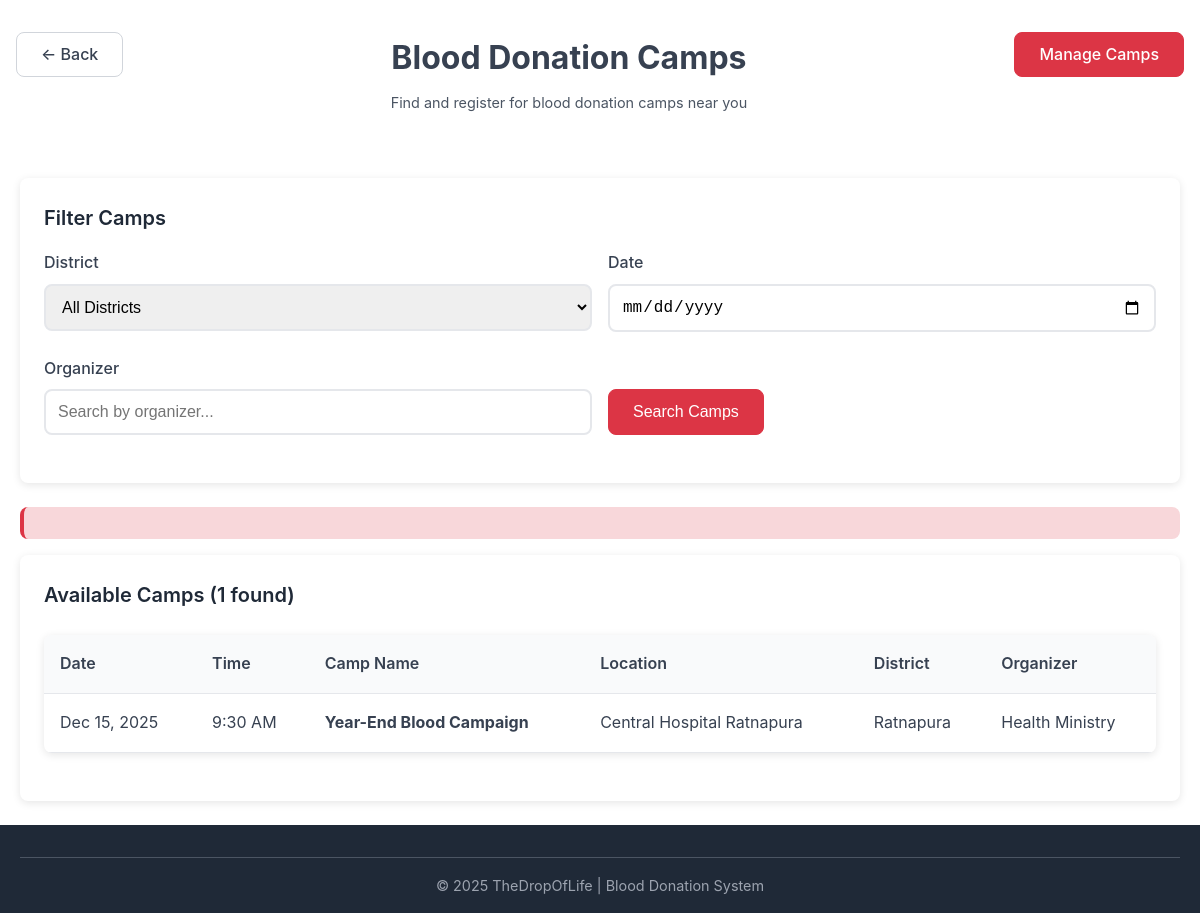
The app's page /camps.php with its own data.
### tables this page shows
CREATE TABLE camps (
    camp_id INT AUTO_INCREMENT PRIMARY KEY,
    name VARCHAR(100) NOT NULL,
    location VARCHAR(100) NOT NULL,
    district VARCHAR(100),
    date DATE NOT NULL,
    time TIME NOT NULL,
    organizer VARCHAR(100),
    created_at TIMESTAMP DEFAULT CURRENT_TIMESTAMP
);

### includes/db.php (called while the page is built, shortened)
<?php
class Database {
    public static function sanitizeInput($input) {
        return trim(strip_tags($input));
    }
    public static function escapeHtml($output) {
        return htmlspecialchars($output, ENT_QUOTES, 'UTF-8');
    }
}
?>

### camps.php (the view, shortened to what this page needs)
<?php
require_once 'includes/db.php';
$filter_date = Database::sanitizeInput($_GET['date'] ?? '');
$organizer = Database::sanitizeInput($_GET['organizer'] ?? '');
$error_message = '';
$sql = "SELECT * FROM camps WHERE date >= CURDATE()";
$params = [];
$sql .= " ORDER BY date ASC, time ASC";
try {
    $db = Database::getInstance()->getConnection();
    $stmt = $db->prepare($sql);
    $stmt->execute($params);
    $camps = $stmt->fetchAll(PDO::FETCH_ASSOC);
} catch (Exception $e) {
    error_log("Camps page database error: " . $e->getMessage());
    $camps = [];
    $error_message = "Unable to load camp information. Please try again later.";
}
?>
<!DOCTYPE html>
<html lang="en">
<head>
    <link rel="stylesheet" href="assets/css/style.css">
</head>
<body>
    <main>
        <div class="page-header" style="padding-top: 2rem;">
            <a href="index.php" class="btn btn--outline">← Back</a>
            <div class="page-header__content">
                <h1>Blood Donation Camps</h1>
                <p class="page-subtitle">Find and register for blood donation camps near you</p>
            </div>
            <a href="manage-camps.php" class="btn btn--primary">Manage Camps</a>
        </div>
        <div class="container">
    <div class="card">
        <h2 class="card__title">Filter Camps</h2>
        <form method="GET" action="">
            <div class="form-row">
                <div class="form-group">
                    <label class="form-label" for="district">District</label>
                    <select class="form-control" name="district" id="district">
                        <option value="">All Districts</option>
                    </select>
                </div>
                <div class="form-group">
                    <label class="form-label" for="date">Date</label>
                    <input type="date" class="form-control" name="date" id="date" value="<?= Database::escapeHtml($filter_date) ?>" max="2030-12-31">
                </div>
            </div>
            <div class="form-row">
                <div class="form-group">
                    <label class="form-label" for="organizer">Organizer</label>
                    <input type="text" class="form-control" name="organizer" id="organizer"
                           placeholder="Search by organizer..." value="<?= Database::escapeHtml($organizer) ?>" maxlength="50">
                </div>
                <div class="form-group">
                    <label class="form-label">&nbsp;</label>
                    <button type="submit" class="btn btn--primary">Search Camps</button>
                </div>
            </div>
        </form>
    </div>
    <?php if (isset($error_message)): ?>
        <div class="alert alert--danger">
        </div>
    <?php endif; ?>
    <?php if (empty($camps)): ?>
        <div class="card text-center">
            <h3>No camps found</h3>
            <p>No blood donation camps match your search criteria. Try adjusting your filters.</p>
        </div>
    <?php else: ?>
        <div class="card">
            <h2 class="card__title">Available Camps (<?= count($camps) ?> found)</h2>
            <div class="table-container">
                <table class="table">
                    <thead>
                        <tr>
                            <th>Date</th>
                            <th>Time</th>
                            <th>Camp Name</th>
                            <th>Location</th>
                            <th>District</th>
                            <th>Organizer</th>
                        </tr>
                    </thead>
                    <tbody>
                        <?php foreach ($camps as $camp): ?>
                            <tr>
                                <td><?= date('M j, Y', strtotime($camp['date'])) ?></td>
                                <td><?= date('g:i A', strtotime($camp['time'])) ?></td>
                                <td><strong><?= Database::escapeHtml($camp['name']) ?></strong></td>
                                <td><?= Database::escapeHtml($camp['location']) ?></td>
                                <td><?= Database::escapeHtml($camp['district']) ?></td>
                                <td><?= Database::escapeHtml($camp['organizer']) ?></td>
                            </tr>
                        <?php endforeach; ?>
                    </tbody>
                </table>
            </div>
        </div>
    <?php endif; ?>
        </div>
    </main>
<?php include 'includes/footer.php'; ?>
</body>
</html>

### assets/css/style.css (style rules this page uses)
:root { --primary: #dc3545; --primary-light: #f5c6cb; --success: #28a745; --warning: #ffc107; --danger: #dc3545; --gray-50: #f9fafb; --gray-100: #f3f4f6; --gray-200: #e5e7eb; --gray-300: #d1d5db; --gray-400: #9ca3af; --gray-500: #6b7280; --gray-600: #4b5563; --gray-700: #374151; --gray-800: #1f2937; --white: #ffffff; --shadow: 0 2px 8px rgba(0,0,0,0.1); --radius: 8px; }
* { margin: 0; padding: 0; box-sizing: border-box; }
html, body { height: 100%; margin: 0; padding: 0; }
body { font-family: -apple-system, BlinkMacSystemFont, 'Segoe UI', Roboto, sans-serif; line-height: 1.6; color: var(--gray-700); background: var(--white); min-height: 100vh; display: flex; flex-direction: column; }
main { flex: 1; }
.container { max-width: 1200px; margin: 0 auto; padding: 0 20px; }
.page-header { display: flex; justify-content: space-between; align-items: flex-start; margin-bottom: 2rem; flex-wrap: wrap; gap: 1rem; padding: 0 1rem; }
.page-header__content { flex: 1; text-align: center; }
.page-header__content h1 { margin: 0 0 0.5rem 0; }
.page-subtitle { margin: 0; color: #666; font-size: 0.9rem; }
.page-header > a:last-child { flex-shrink: 0; }
.page-subtitle { color: var(--gray-600); margin-bottom: 2rem; text-align: center; }
.btn { display: inline-block; padding: 0.75rem 1.5rem; border: 1px solid transparent; border-radius: var(--radius); text-decoration: none; font-weight: 500; text-align: center; cursor: pointer; transition: all 0.2s; font-size: 1rem; line-height: 1.2; min-height: 44px; box-sizing: border-box; }
.btn--primary { background: var(--primary); color: var(--white); border-color: var(--primary); }
.btn--outline { background: var(--white); color: var(--gray-700); border: 1px solid var(--gray-300); }
.card { background: var(--white); border-radius: var(--radius); padding: 1.5rem; box-shadow: var(--shadow); margin-bottom: 1.5rem; }
.card__title { font-size: 1.25rem; font-weight: 600; color: var(--gray-800); margin-bottom: 1rem; }
.form-group { margin-bottom: 1.5rem; }
.form-label { display: block; margin-bottom: 0.5rem; font-weight: 500; color: var(--gray-700); }
.form-control { width: 100%; padding: 0.75rem; border: 2px solid var(--gray-200); border-radius: var(--radius); font-size: 1rem; transition: border-color 0.2s; }
.form-row { display: grid; grid-template-columns: 1fr 1fr; gap: 1rem; }
.table-container { background: var(--white); border-radius: var(--radius); overflow: hidden; box-shadow: var(--shadow); margin: 1.5rem 0; }
.table { width: 100%; border-collapse: collapse; }
.table th, .table td { padding: 1rem; text-align: left; border-bottom: 1px solid var(--gray-200); }
.table th { background: var(--gray-50); font-weight: 600; color: var(--gray-700); }
.alert { padding: 1rem; border-radius: var(--radius); margin-bottom: 1rem; border-left: 4px solid; }
.alert--danger { background: #f8d7da; border-color: var(--danger); color: #721c24; }

### records on screen
camps: date "Dec 15, 2025", time "9:30 AM", name "Year-End Blood Campaign", location "Central Hospital Ratnapura", district "Ratnapura", organizer "Health Ministry"

### other values on screen
count($camps) "1"
